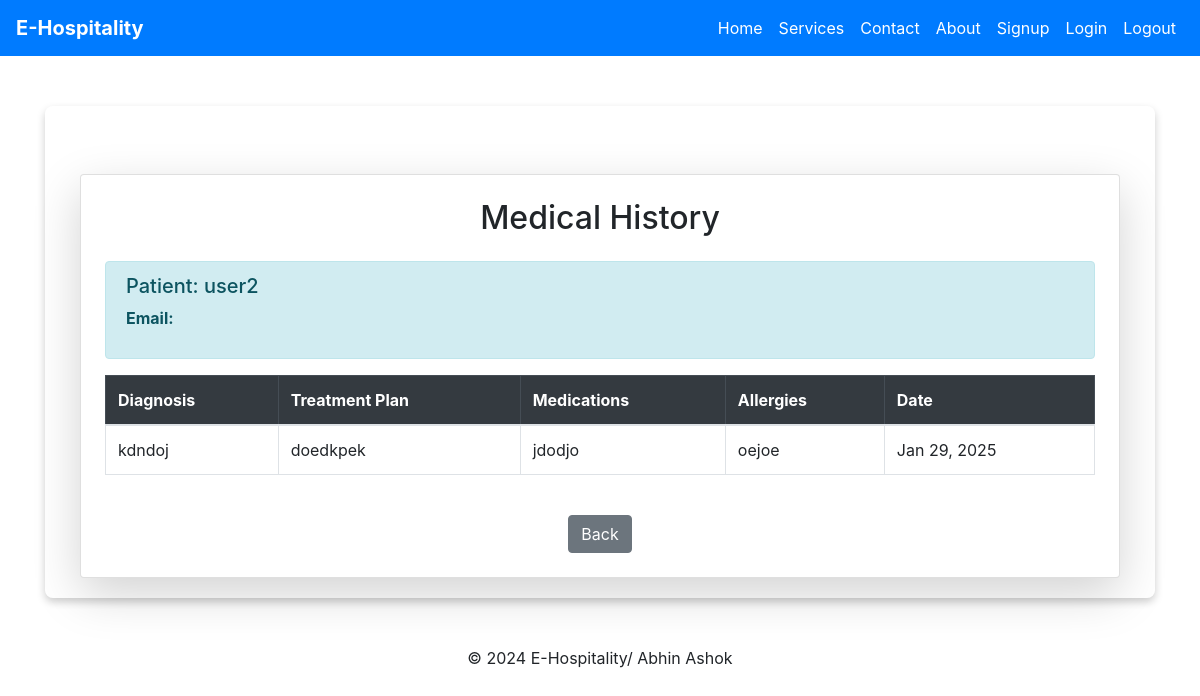
Screenshot of /medical-history/6/ (signed in) with the database file from the repository.
### H_app/models.py (models this page shows, shortened)
class CustomUser(AbstractUser):
    USER_TYPES = (
        ('patient', 'Patient'),
        ('doctor', 'Doctor'),
        ('admin', 'Admin'),
    )
    user_type = models.CharField(max_length=10, choices=USER_TYPES, default='patient')

class MedicalRecord(models.Model):
    patient = models.ForeignKey(
        settings.AUTH_USER_MODEL,
        on_delete=models.CASCADE,
        related_name="medical_records"
    )
    doctor = models.ForeignKey(
        DoctorProfile,
        on_delete=models.CASCADE,
        related_name='doctor_medical_records'
    )
    diagnosis = models.TextField()
    treatment_plan = models.TextField()
    medications = models.CharField(max_length=255, blank=True)
    allergies = models.CharField(max_length=255, blank=True)
    created_at = models.DateTimeField(auto_now_add=True)

### H_app/views.py (the view)
# urls.py: path('medical-history/<int:patient_id>/', patient_medical_history, name='patient_medical_history'),
@login_required
def patient_medical_history(request, patient_id):
    patient = get_object_or_404(CustomUser, id=patient_id, user_type='patient')
    medical_records = MedicalRecord.objects.filter(patient=patient).order_by('-created_at')
    return render(request, 'medical_records/patient_medical_history.html', {
        'patient': patient,
        'medical_records': medical_records
    })

### templates/medical_records/patient_medical_history.html
{% extends 'base.html' %}
{% block content %}
<div class="container mt-5">
    <div class="card shadow-lg p-4">
        <h2 class="text-center mb-4">Medical History</h2>
        <div class="alert alert-info">
            <h5>Patient: {{ patient.username }}</h5>
            <p><strong>Email:</strong> {{ patient.email }}</p>
        </div>
        {% if medical_records %}
            <div class="table-responsive">
                <table class="table table-bordered">
                    <thead class="table-dark">
                        <tr>
                            <th>Diagnosis</th>
                            <th>Treatment Plan</th>
                            <th>Medications</th>
                            <th>Allergies</th>
                            <th>Date</th>
                        </tr>
                    </thead>
                    <tbody>
                        {% for record in medical_records %}
                        <tr>
                            <td>{{ record.diagnosis }}</td>
                            <td>{{ record.treatment_plan }}</td>
                            <td>{{ record.medications|default:"N/A" }}</td>
                            <td>{{ record.allergies|default:"N/A" }}</td>
                            <td>{{ record.created_at|date:"M d, Y" }}</td>
                        </tr>
                        {% endfor %}
                    </tbody>
                </table>
            </div>
        {% else %}
            <p class="text-muted">No medical records found.</p>
        {% endif %}
        <div class="text-center mt-4">
            <a href="{% url 'patient_dashboard' %}" class="btn btn-secondary">Back</a>
        </div>
    </div>
</div>
{% endblock %}

### templates/base.html (style rules this page uses)
body { background-image: url('https://encrypted-tbn0.gstatic.com/images?q=tbn:ANd9GcQurXOKWGpi0Fs6WZmjvxwdOQyjMXBBmq5lqg&s'); background-size: cover; background-position: center; background-repeat: no-repeat; background-attachment: fixed; }

### rows the page displays
CustomUser: username "user2"
MedicalRecord: diagnosis "kdndoj", treatment_plan "doedkpek", medications "jdodjo", allergies "oejoe", created_at "Jan 29, 2025"
